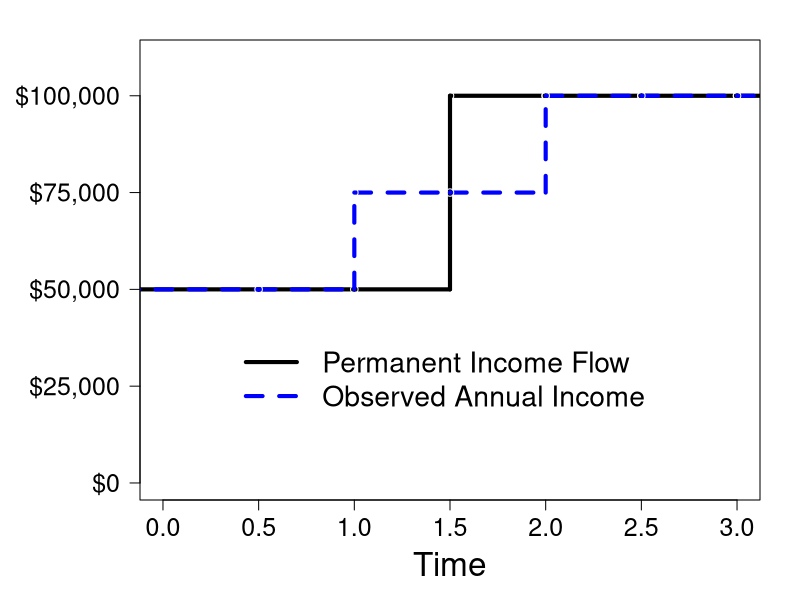

Recreate this plot in R.
#########################################################################################
# Draw a time aggregated random walk (4 subperiods)
library(ggplot2)
library(gridExtra)

figures_dir = "./Figures/"
figures_dir = "C:/Users/edmun/OneDrive/Documents/Research/BPP_PSID_TimeAgg/Code/Figures/"


N_sub =2
N_period =3
N_subperiods =N_sub*N_period
time = (1:(N_subperiods))/N_sub
shocks = c(0,0,0,1,0,0)
underlying = 50000+50000*cumsum(shocks)
time_agg = underlying*0.0
for (T in 1:N_period){
  t = (T-1)*N_sub+1
  time_agg[t:(t+N_sub-1)]=mean(underlying[t:(t+N_sub-1)])
}

time_agg_func=stepfun(time[1:(N_subperiods-1)], time_agg)
underlying_func=stepfun(time[1:(N_subperiods-1)], underlying)


pdf(paste(figures_dir, "TimeAggAER_simple.pdf",sep=""))
par(mar=c(5,7,2,2), mfcol=c(1,1),cex.axis=1.5,cex.lab=2)
plot(underlying_func, time, xlim= c(0,N_period),ylim=c(0,110000),col="black",lty="solid",lwd=4, col.points=FALSE, verticals=TRUE,xlab="Time",main="",ylab="",yaxt = "n",las=1)
axis(side = 2, at = c(0,25000,50000,75000,100000), las=1,label=c("$0","$25,000","$50,000","$75,000","$100,000"))
lines(time_agg_func, time, xlim= c(0,N_period),ylim=c(0,110000),col="blue",lty="dashed",lwd=4, verticals=TRUE ,col.points=FALSE)
legend(0.3,40000,legend=c("Permanent Income Flow","Observed Annual Income"),lty=c("solid","dashed"),lwd=c(4,4),col=c("black","blue"),bty = "n", cex=1.7)
dev.off()
